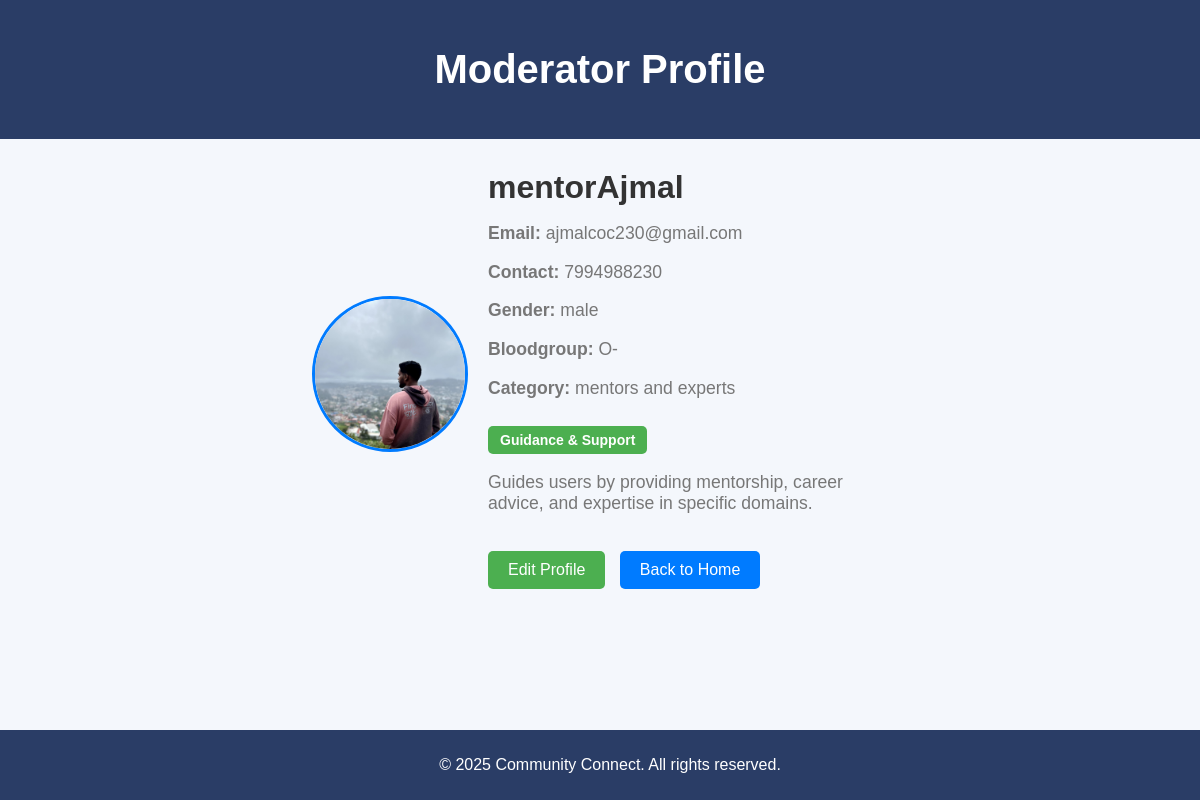
The page /modprofile/ (signed in) on the database its author committed.
### com/models.py (models this page shows)
class Mod(models.Model):
    name=models.CharField(max_length=30)
    email=models.EmailField(max_length=50,unique=True)
    passw=models.CharField(max_length=50)
    contact=models.CharField(max_length=10)
    image = models.ImageField(upload_to='images/', null=True, blank=True)
    bloodgroupchoice=(
        ('A+','A+'),
        ('A-','A-'),
        ('B+','B+'),
        ('B-','B-'),
        ('AB+','AB+'),
        ('AB-','AB-'),
        ('O+','O+'),
        ('O-','O-'),
    )
    bloodgroup=models.CharField(max_length=5,choices=bloodgroupchoice,null=True,blank=True)
    genderchoice=(
        ('male','MALE'),
        ('female','FEMALE'),
        ('others','OTHERS')
    )
    gender=models.CharField(max_length=10,choices=genderchoice,null=True,blank=True)
    categorychoice=(
        ('mentors and experts','MENTORS AND EXPERTS'),
        ('sponsors or donors','SPONSORS AND DONORS'),
        ('creators and sharers','CREATORS AND SHARERS'),
    )
    category=models.CharField(max_length=30,choices=categorychoice,null=False,blank=False)
    approval_status=models.BooleanField(default=False)
    is_selected = models.BooleanField(default=False)
    is_rejected = models.BooleanField(default=False)

### com/views.py (the view)
# urls.py: path('modprofile/', views.modprofile, name='modprofile'),
def modprofile(request):
    if 'email' in request.session:
        email = request.session['email']
        try:
            user = models.Mod.objects.get(email=email)
            category_roles = {
                "mentors and experts": "Guides users by providing mentorship, career advice, and expertise in specific domains.",
                "sponsors or donors": "Supports the community by taking initiatives or volunteering as blood donors.",
                "creators and sharers": "Creates and shares valuable content such as articles, videos, and educational resources.",
            }
            role_description = category_roles.get(user.category, "No role assigned.")
            return render(request, 'modprofile.html', {
                'user': user,
                'role_description': role_description
            })
        except models.Mod.DoesNotExist:
            alert = "<script> alert('User not found'); window.location.href='/modlogin/';</script>"
            return HttpResponse(alert)
    alert = "<script> alert('Session expired, please log in again'); window.location.href='/modlogin/';</script>"
    return HttpResponse(alert)

### com/templates/modprofile.html (shortened to what this page needs)
{% load static %}
<!DOCTYPE html>
<html lang="en">
<head>
</head>
<body>
    <header>
        <h1>Moderator Profile</h1>
    </header>
    {% load static %}
    <div class="user-info">
        {% if user.image %}
        <img src="{% if user.image %}{{ user.image.url }}{% else %}{% static 'images/placeholder.png' %}{% endif %}" alt="Profile Picture">
        {% else %}
        <img src="{% static 'images/images.jpeg' %}" alt="Profile Picture">
        {% endif %}
        <div>
            <h2>{{ user.name }}</h2>
            <p><strong>Email:</strong> {{ user.email }}</p>
            <p><strong>Contact:</strong> {{ user.contact }}</p>
            <p><strong>Gender:</strong> {{ user.gender }}</p>
            <p><strong>Bloodgroup:</strong> {{ user.bloodgroup }}</p>
            <p><strong>Category:</strong> {{ user.category }}</p>
            <div>
                {% if user.category == "mentors and experts" %}
                    <span class="role-badge role-mentor">Guidance & Support</span>
                {% elif user.category == "sponsors or donors" %}
                    <span class="role-badge role-sponsor">Donations & Volunteering</span>
                {% elif user.category == "creators and sharers" %}
                    <span class="role-badge role-creator">Content Creation</span>
                {% endif %}
            </div>
            <p class="mt-3">{{ role_description }}</p>
            <a href="/edit_modprofile/" class="button">Edit Profile</a>
            {% if user.category == "mentors and experts" %}
                <a href="{% url 'mentors' %}" class="button back-button">Back to Home</a>
            {% elif user.category == "sponsors or donors" %}
                <a href="{% url 'sponsors' %}" class="button back-button">Back to Home</a>
            {% elif user.category == "creators and sharers" %}
                <a href="{% url 'creators' %}" class="button back-button">Back to Home</a>
            {% endif %}
        </div>
    </div>
    <div class="footer">
        <p>&copy; 2025 Community Connect. All rights reserved.</p>
    </div>
</body>
</html>

### com/templates/modprofile.html (style rules this page uses)
body { font-family: Arial, sans-serif; margin: 0; padding: 0; background-color: #f4f7fc; color: #333; }
header { background-color: #2a3d66; padding: 20px; text-align: center; color: #fff; }
header h1 { font-size: 2.5rem; }
.user-info { display: flex; justify-content: center; align-items: center; margin-top: 20px; }
.user-info img { width: 150px; height: 150px; border-radius: 50%; margin-right: 20px; border: 3px solid #007BFF; object-fit: cover; }
.user-info div { max-width: 400px; }
.user-info h2 { font-size: 2rem; margin: 10px 0; }
.user-info p { font-size: 1.1rem; color: #777; }
.role-badge { font-size: 14px; padding: 6px 12px; border-radius: 5px; font-weight: bold; display: inline-block; margin-top: 10px; }
.role-mentor { background-color: #4caf50; color: white; }
.button { background-color: #4CAF50; color: #fff; padding: 10px 20px; border: none; border-radius: 5px; cursor: pointer; text-align: center; font-size: 1rem; margin-top: 20px; display: inline-block; text-decoration: none; }
.back-button { background-color: #007BFF; margin-left: 10px; }
.footer { background-color: #2a3d66; padding: 10px; color: #fff; text-align: center; position: absolute; bottom: 0; width: 100%; }

### rows shown on the page
Mod: image (picture), name "mentorAjmal", email "ajmalcoc230@gmail.com", contact "7994988230", gender "male", bloodgroup "O-", category "mentors and experts"

### other values the page prints
{{ role_description }} "Guides users by providing mentorship, career advice, and expertise in specific domains."
